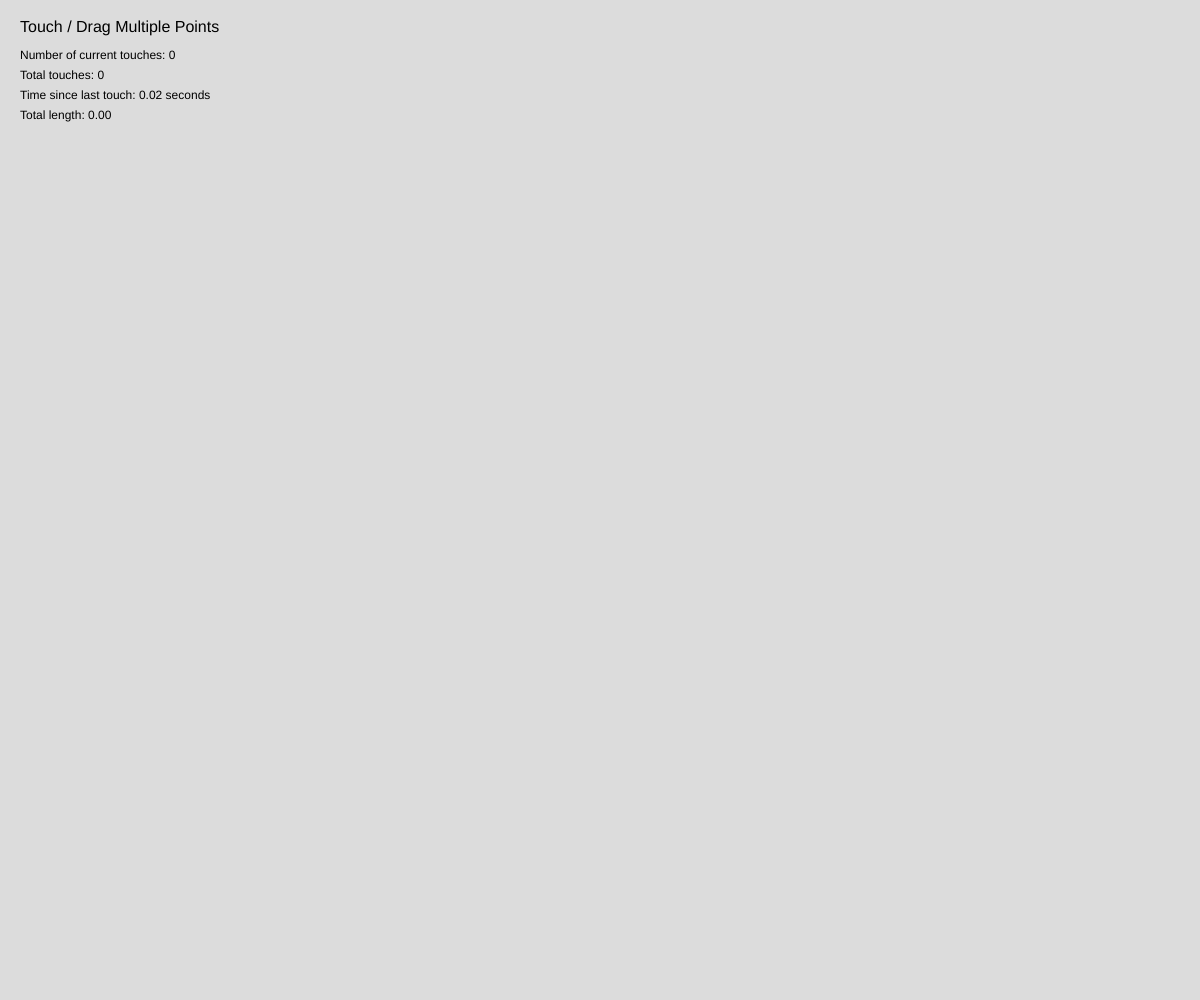
Frame 1 (no input)
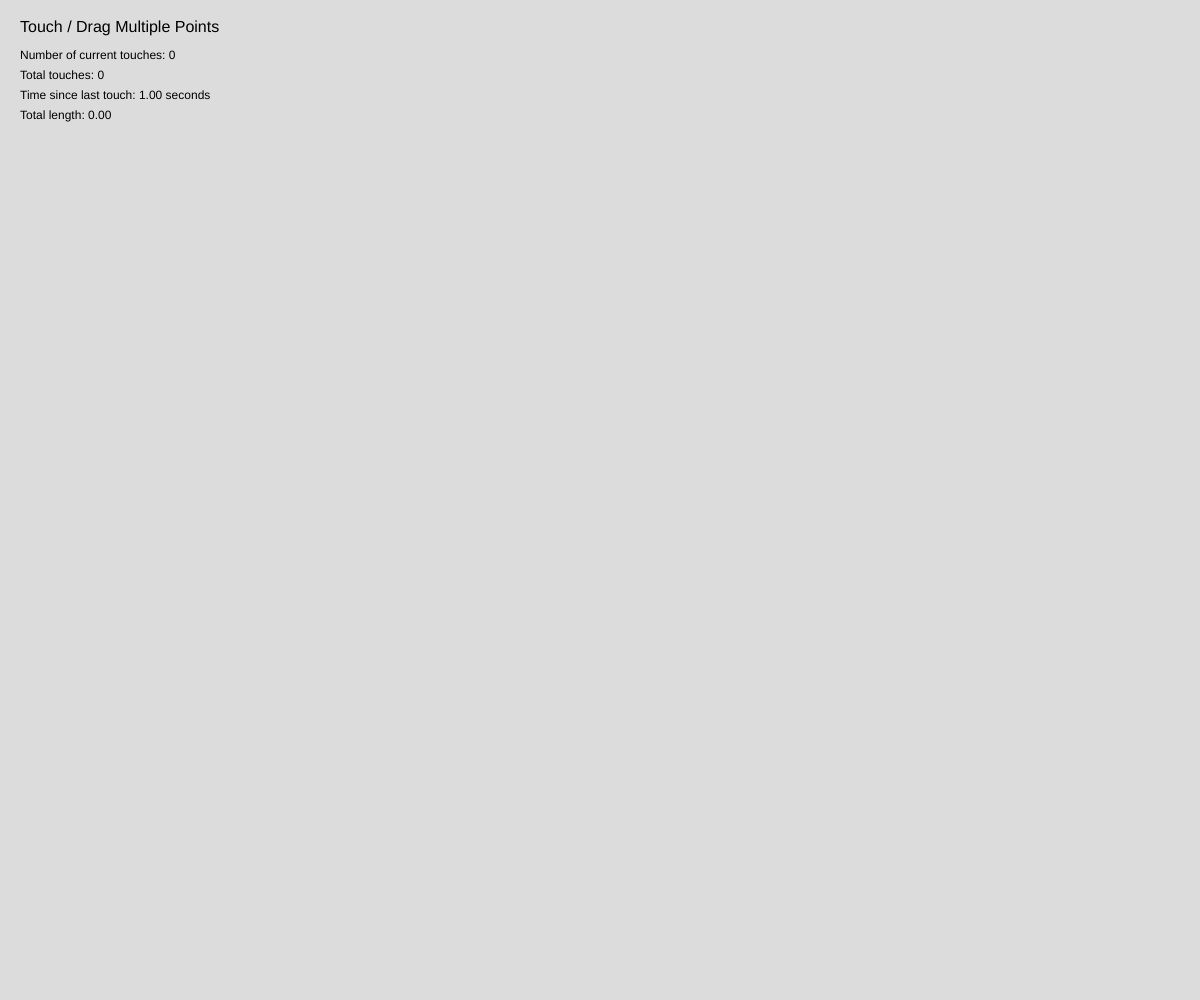
Frame 60 (no input)
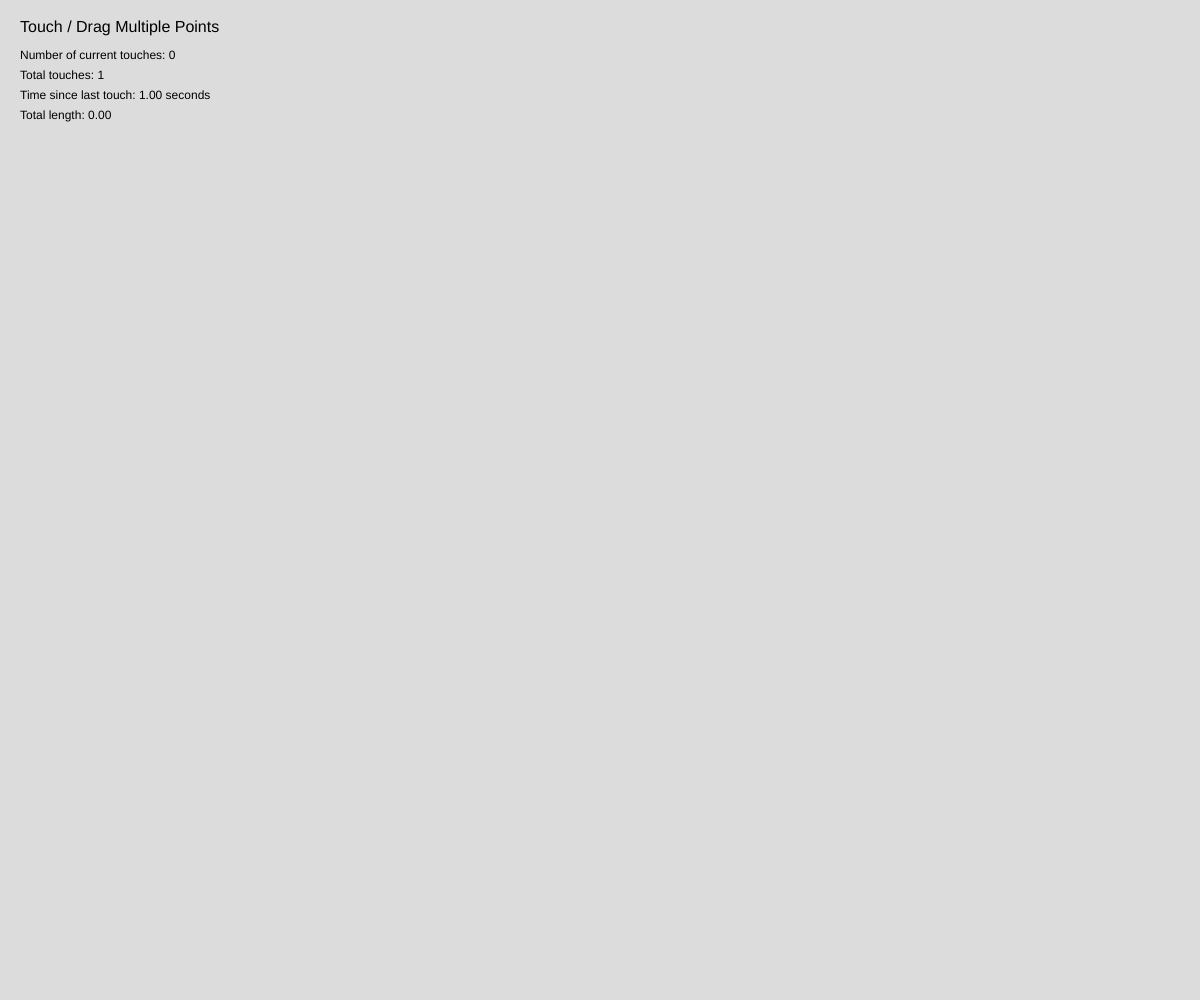
Frame 120 (the mouse pressed at the canvas centre since frame 60)

The p5.js sketch that drew these frames (run headless with seeded random() and noise() and a simulated clock; from frame 60 on, the mouse is pressed at the canvas centre):

// p5.js sketch
// ── sketch.js
/**
 * 
 * Description: This p5.js sketch demonstrates ways to capture and display
 *              touch interaction data, with additional measures to prevent
 *              default touch behaviors across platforms.
 * 
 * Usage: 
 * - Touch the screen with one or more fingers
 * - The sketch will display information about each touch point
 * - The total number of touches since the start is tracked
 * - Distances between all pairs of touch points are calculated and displayed
 * - The total length (sum of all distances) is calculated and displayed
 * 
 * Notes: 
 * - Include the following meta tag in your HTML file for proper mobile behavior:
 *   <meta name="viewport" content="width=device-width, initial-scale=1.0, maximum-scale=1.0, user-scalable=0">
 * 
 * Variables:
 * touchPoints: Array - Stores current touch points
 * totalTouches: Number - Total number of touch events since the sketch started
 * lastTouchTime: Number - Timestamp of the most recent touch event
 * timeSinceLastTouch: Number - Time elapsed since the last touch in seconds
 * touchDistances: Array - Distances between each pair of touch points
 * totalLength: Number - Sum of all distances between touch points
 *
*/ 

let touchPoints = [];
let totalTouches = 0;
let lastTouchTime = 0;
let timeSinceLastTouch = 0;
let touchDistances = [];
let totalLength = 0;

function setup() {
  createCanvas(windowWidth, windowHeight);
  textAlign(LEFT, TOP);
  frameRate(60);
  
  // Disable default touch behaviors
  disableScroll();
}

function draw() {
  background(220);
  
  // Update data
  getTouchData();
  
  // Display data comment out as needed
  showTouchData();
  
  // Visual representation of touch points
  drawTouchPoints();
}

function getTouchData() {
  // Update time since last touch
  timeSinceLastTouch = (millis() - lastTouchTime) / 1000;
  
  // Update touch points array
  touchPoints = [];
  for (let i = 0; i < touches.length; i++) {
    touchPoints.push({
      x: touches[i].x,
      y: touches[i].y,
      id: touches[i].id
    });
  }
  
  // Calculate distances between all pairs of touch points
  touchDistances = [];
  totalLength = 0;
  for (let i = 0; i < touchPoints.length; i++) {
    for (let j = i + 1; j < touchPoints.length; j++) {
      let d = calculateDistance(touchPoints[i], touchPoints[j]);
      touchDistances.push({
        pair: (i+1) + "-" + (j+1),
        distance: d
      });
      totalLength += d;
    }
  }
}

function calculateDistance(point1, point2) {
  return dist(point1.x, point1.y, point2.x, point2.y);
}

function showTouchData() {
  let yPos = 20;
  const lineHeight = 20;
  
  textSize(16);  // Larger size for the title
  fill(0);
  noStroke();
  text("Touch / Drag Multiple Points", 20, yPos);
  yPos += lineHeight * 1.5;  // Add extra space after the title
  
  textSize(12);  // Reset to smaller size for the data
  
  text("Number of current touches: " + touchPoints.length, 20, yPos);
  yPos += lineHeight;
  
  text("Total touches: " + totalTouches, 20, yPos);
  yPos += lineHeight;
  
  // toFixed(2) rounds the number to 2 decimal places
  text("Time since last touch: " + timeSinceLastTouch.toFixed(2) + " seconds", 20, yPos);
  yPos += lineHeight;
  
  // Display info for each touch point
  for (let i = 0; i < touchPoints.length; i++) {
    // toFixed(0) rounds the number to the nearest integer
    text("Touch " + (i + 1) + ": (" + touchPoints[i].x.toFixed(0) + ", " + touchPoints[i].y.toFixed(0) + ")", 20, yPos);
    yPos += lineHeight;
  }
  
  // Display distances between touch points
  for (let i = 0; i < touchDistances.length; i++) {
    text("Distance " + touchDistances[i].pair + ": " + touchDistances[i].distance.toFixed(2), 20, yPos);
    yPos += lineHeight;
  }
  
  // Display total length
  text("Total length: " + totalLength.toFixed(2), 20, yPos);
}

function drawTouchPoints() {
  // Draw touch points
  for (let i = 0; i < touchPoints.length; i++) {
    fill(255, 0, 0);
    ellipse(touchPoints[i].x, touchPoints[i].y, 20, 20);
    
    // Draw the touch point number below the circle
    fill(0);
    textAlign(CENTER, TOP);
    textSize(24);  // Larger text size for better visibility
    
    // Calculate position for the number
    let numberX = touchPoints[i].x;
    let numberY = touchPoints[i].y + 50;  // Move 50 pixels below the touch point
    
    // Adjust if too close to the bottom of the canvas
    if (numberY > height - 30) {
      numberY = touchPoints[i].y - 50;  // Move above if too close to bottom
    }
    
    // Draw a white background for the number for better contrast
    fill(255);
    noStroke();
    rectMode(CENTER);
    rect(numberX, numberY, 40, 40);
    
    // Draw the number
    fill(0);
    text(i + 1, numberX, numberY + 5);  // +5 for vertical centering
    
    textAlign(LEFT, TOP);
    textSize(12);  // Reset text size
  }
  
  // Draw lines between all touch points
  for (let i = 0; i < touchPoints.length; i++) {
    for (let j = i + 1; j < touchPoints.length; j++) {
      stroke(0, 255, 0);
      line(touchPoints[i].x, touchPoints[i].y, touchPoints[j].x, touchPoints[j].y);
    }
  }
}

function touchStarted() {
  totalTouches++;
  lastTouchTime = millis();
  return false;  // Prevent default behavior
}

function touchMoved() {
  return false;  // Prevent default behavior
}

function touchEnded() {
  return false;  // Prevent default behavior
}

function windowResized() {
  resizeCanvas(windowWidth, windowHeight);
}

function disableScroll() {
  // Prevent default touch behaviors
  document.body.addEventListener('touchstart', function(e) {
    if (e.target == canvas) {
      e.preventDefault();
    }
  }, { passive: false });
  document.body.addEventListener('touchmove', function(e) {
    if (e.target == canvas) {
      e.preventDefault();
    }
  }, { passive: false });
  document.body.addEventListener('touchend', function(e) {
    if (e.target == canvas) {
      e.preventDefault();
    }
  }, { passive: false });
  
  // Disable zoom
  document.addEventListener('gesturestart', function(e) {
    e.preventDefault();
  });
  
  // Optional: Disable pull-to-refresh
  document.body.style.overscrollBehavior = 'none';
}
